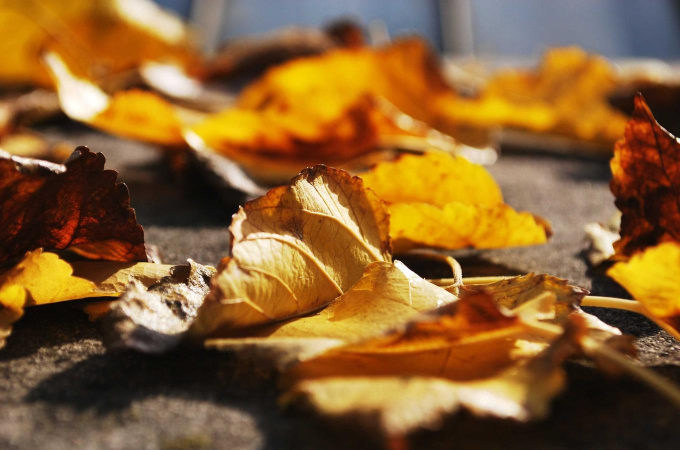
#> input picture assets/photos/animals__tiger.jpg, 1360 x 900 px (shown at 1/2 size)
$ python psd_pipeline_test.py
#> lines starting #> are read from the running program, lines starting #| are printed output that depends on the picture; after the words box and inside, x2 and y2 are one past the last pixel; in counts of white or black regions, pixels touching at a corner belong together
### scripts/make_psd.py
#!/usr/bin/env python3
"""Create layered PSD working files for hand-editing Photo Hunt photos.

Each PSD has exactly two layers, in Photopea/Photoshop:

    MARKS  - transparent layer on top. Draw a YELLOW circle around every
             area you changed. These circles are NEVER part of the game
             image; scripts/import_psd.py reads them as tap coordinates.
    photo  - the photo. Make your 5 changes here (remove / recolor / resize
             existing objects). Never draw circles on this layer.

Usage:
    python3 scripts/make_psd.py animals__dog        # one photo
    python3 scripts/make_psd.py --list              # what is missing
    python3 scripts/make_psd.py --all               # every base photo

Files land in assets/photos/psd/<base>.psd  (git-ignored, ~7 MB each).
Nothing is overwritten without --force.

Implementation note: this writes PSD v1 with zlib-compressed layer channels
and PackBits-compressed composite data, which Photopea and Photoshop both
read. Verified by parsing the result back with psd-tools.
"""

from __future__ import annotations

import argparse
import struct
import sys
import zlib
from pathlib import Path

import numpy as np
from PIL import Image

ROOT = Path(__file__).resolve().parent.parent
PHOTO_DIR = ROOT / "assets" / "photos"
PSD_DIR = PHOTO_DIR / "psd"

sys.path.insert(0, str(ROOT / "scripts"))
import prepare_manual_edits as prep  # noqa: E402

MARKS_LAYER = "MARKS"
PHOTO_LAYER = "photo"
UNICODE_NAMES = False   # keep the layer extra-data minimal; see luni_block()


# ── PackBits (RLE) encoder, used for the flattened composite ─────────────────

def packbits(data: bytes) -> bytes:
    out = bytearray()
    n = len(data)
    i = 0
    while i < n:
        run = 1
        while i + run < n and data[i + run] == data[i] and run < 128:
            run += 1
        if run >= 3:
            out.append((-(run - 1)) & 0xFF)
            out.append(data[i])
            i += run
            continue
        # literal run: stop before a 3+ repeat
        start = i
        i += 1
        while i < n and (i - start) < 128:
            if i + 2 < n and data[i] == data[i + 1] == data[i + 2]:
                break
            i += 1
        lit = data[start:i]
        out.append(len(lit) - 1)
        out.extend(lit)
    return bytes(out)


# [10 lines left out: function rle_channel, not called in this run]


def rle_composite(planes: list[np.ndarray]) -> bytes:
    """Merged-image RLE, per the PSD spec: the 2-byte row counts for EVERY row
    of EVERY channel come first, then all the compressed row data."""
    counts = bytearray()
    rows = bytearray()
    for plane in planes:
        for y in range(plane.shape[0]):
            r = packbits(plane[y].tobytes())
            counts += struct.pack(">H", len(r))
            rows += r
    return struct.pack(">H", 1) + bytes(counts) + bytes(rows)


def deflate_channel(plane: np.ndarray) -> bytes:
    """Compression 2 = ZIP without prediction. Fine for layer channels."""
    return struct.pack(">H", 2) + zlib.compress(plane.tobytes(), 6)


# ── PSD writer ──────────────────────────────────────────────────────────────

def pascal_name(name: str) -> bytes:
    raw = name.encode("ascii", "replace")[:255]
    body = bytes([len(raw)]) + raw
    pad = (-len(body)) % 4
    return body + b"\x00" * pad


# [10 lines left out: function luni_block, not called in this run]


def layer_record(name: str, rect, channels) -> bytes:
    top, left, bottom, right = rect
    rec = struct.pack(">iiii", top, left, bottom, right)
    rec += struct.pack(">H", len(channels))
    for cid, data in channels:
        rec += struct.pack(">hI", cid, len(data))
    rec += b"8BIM" + b"norm"                       # blend mode: normal
    rec += bytes([255, 0, 0, 0])                   # opacity, clipping, flags, filler
    extra = struct.pack(">I", 0)                   # no layer mask
    extra += struct.pack(">I", 0)                  # no blending ranges
    extra += pascal_name(name)
    if UNICODE_NAMES:
        extra += luni_block(name)
    rec += struct.pack(">I", len(extra)) + extra
    return rec


def write_psd(path: Path, photo: Image.Image, marks: Image.Image | None = None) -> Path:
    """Two-layer PSD: 'photo' below, 'MARKS' above (empty unless `marks` given).

    `marks` is an RGBA image on the same canvas, used when you need a PSD with
    something already on the MARKS layer (tests, or a worked example).
    """
    photo = photo.convert("RGB")
    w, h = photo.size
    A = np.asarray(photo, dtype=np.uint8)

    photo_channels = [(-1, np.full((h, w), 255, np.uint8)), (0, A[:, :, 0]), (1, A[:, :, 1]), (2, A[:, :, 2])]
    if marks is None:
        marks_channels = [(-1, np.zeros((h, w), np.uint8))] + [
            (c, np.zeros((h, w), np.uint8)) for c in (0, 1, 2)
        ]
    else:
        M = np.asarray(marks.convert("RGBA").resize((w, h)), dtype=np.uint8)
        alpha = M[:, :, 3].astype(np.uint16)
        # store straight (non-premultiplied) RGB with the alpha channel
        marks_channels = [(-1, M[:, :, 3])] + [
            (c, ((M[:, :, c].astype(np.uint16) * 255) // np.maximum(alpha, 1)).astype(np.uint8))
            for c in (0, 1, 2)
        ]

    # Layer records are stored BOTTOM FIRST: 'photo' goes in first so that
    # 'MARKS' ends up above it and is visible/editable in Photopea.
    def channels_blob(chans):
        return [(cid, deflate_channel(plane)) for cid, plane in chans]

    marks_blob = channels_blob(marks_channels)
    photo_blob = channels_blob(photo_channels)

    marks_rec = layer_record(MARKS_LAYER, (0, 0, h, w), marks_blob)
    photo_rec = layer_record(PHOTO_LAYER, (0, 0, h, w), photo_blob)
    marks_data = b"".join(d for _, d in marks_blob)
    photo_data = b"".join(d for _, d in photo_blob)

    layer_info = struct.pack(">h", 2) + photo_rec + marks_rec + photo_data + marks_data
    layer_info += b"\x00" * (-len(layer_info) % 2)   # pad to even

    out = bytearray()
    out += b"8BPS" + struct.pack(">H", 1) + b"\x00" * 6
    out += struct.pack(">HIIHH", 3, h, w, 8, 3)      # RGB, 8-bit
    out += struct.pack(">I", 0)                      # color mode data
    out += struct.pack(">I", 0)                      # image resources
    lmi = struct.pack(">I", len(layer_info)) + layer_info + struct.pack(">I", 0)  # global layer mask: empty
    out += struct.pack(">I", len(lmi)) + lmi         # layer and mask info

    # Flattened composite image data, planar and RLE (universally readable).
    out += rle_composite([A[:, :, c] for c in range(3)])
    path.parent.mkdir(parents=True, exist_ok=True)
    path.write_bytes(bytes(out))
    return path


# ── CLI ─────────────────────────────────────────────────────────────────────

# [50 lines left out: functions seed_photo, make, main, not called in this run]


# [2 lines that do not run on import are left out]

### scripts/prepare_manual_edits.py
#!/usr/bin/env python3
"""Scaffold + validate the manual Photo Hunt editing pipeline.

Photo Hunt needs, for every base photo, three files in assets/photos/:

  <base>.jpg              the untouched reference photo (never edited)
  <base>__edited.jpg      YOUR manually edited copy (seeded from the base once)
  <base>__mods.json       5 diff entries: {"type","hint","x","y","hitR"}

This script:

  1. scaffolds  <base>__edited.jpg  as a byte-copy of <base>.jpg when missing,
     so you never have to type the filename in your image editor;
  2. scaffolds  <base>__mods.json   with 5 empty slots when missing;
  3. validates  every pair and reports progress;
  4. regenerates js/photo-pairs.js with ONLY the pairs that are playable
     (edited image actually differs from the base AND the manifest has
     5 fully located diffs). Unfinished pairs never reach the game.

Safe to re-run: never overwrites an edited image or a filled-in manifest.

Usage:
    python3 scripts/prepare_manual_edits.py            # scaffold + report
    python3 scripts/prepare_manual_edits.py --status   # report only
    python3 scripts/prepare_manual_edits.py --only animals__dog
"""

from __future__ import annotations

import argparse
import hashlib
import json
import re
import shutil
import sys
from pathlib import Path

ROOT = Path(__file__).resolve().parent.parent
PHOTO_DIR = ROOT / "assets" / "photos"
PAIRS_JS = ROOT / "js" / "photo-pairs.js"
PRIORITY_JSON = PHOTO_DIR / "edit-priority.json"

BASE_RE = re.compile(r"^([a-z]+)__([a-z0-9-]+)\.jpg$")
TOTAL_DIFFS = 5
DEFAULT_HIT_R = 70

# Starting hint text per slot — edit these to describe what YOU changed.
SLOT_TEMPLATE = [
    ("object_removed", "An existing object is missing"),
    ("color_changed", "An existing object changed color"),
    ("object_resized", "An existing object is bigger or smaller"),
    ("object_moved", "An existing object moved or turned"),
    ("background_removed", "A background detail is missing"),
]


# [16 lines left out: functions sha256, base_names, not called in this run]


def manifest_path(base: str) -> Path:
    return PHOTO_DIR / f"{base}__mods.json"


def edited_path(base: str) -> Path:
#> in main, base_img is the input picture: PIL image 1360x900 RGB; mean R, G, B 136.4, 95.8, 47.7
    return PHOTO_DIR / f"{base}__edited.jpg"


# [20 lines left out: functions read_manifest, locate_diffs, not called in this run]


SEED_CANDIDATES = ["__riverflow25-normalized", "__modified", "__gemini31", "__riverflow25"]

# [166 lines left out: functions pil_size, seed_source, scaffold_edited, scaffold_manifest, scan, read_priority and 2 more, not called in this run]


# [2 lines that do not run on import are left out]

### tests/psd_pipeline_test.py
#!/usr/bin/env python3
"""Round-trip test for the manual PSD pipeline.

Simulates the user's workflow on one photo:

  1. build a PSD (photo layer + empty MARKS layer)
  2. "edit" the photo layer: 5 real changes to existing content
     (shift hue of two regions, clone-heal two objects away, resize one)
  3. "draw" 5 yellow circles on the MARKS layer at known positions
  4. run scripts/import_psd.py
  5. assert: the exported JPEG equals the edited photo layer and contains no
     circle pixels, the manifest holds 5 diffs at the circle centres within
     tolerance, and the pair became playable

Run:  .venv/bin/python tests/psd_pipeline_test.py
"""

from __future__ import annotations

import json
import subprocess
import sys
from pathlib import Path

import numpy as np
from PIL import Image, ImageDraw, ImageFilter

ROOT = Path(__file__).resolve().parent.parent
sys.path.insert(0, str(ROOT / "scripts"))

import make_psd as mk          # noqa: E402
import prepare_manual_edits as prep  # noqa: E402

TEST_BASE = "animals__tiger"
SRC_W, SRC_H = 1360, 900
CIRCLES = [(300, 220, 62), (980, 300, 58), (180, 640, 70), (760, 700, 55), (1180, 800, 66)]

fails: list[str] = []


def check(label: str, ok: bool, detail: str = ""):
    print(f"  {'PASS' if ok else 'FAIL'}  {label}" + (f" — {detail}" if detail else ""))
    if not ok:
        fails.append(label)


def make_edited(img: Image.Image) -> Image.Image:
    """Five changes to existing content, no synthetic shapes."""
    out = img.copy()
    for (cx, cy, r), kind in zip(CIRCLES, ["hue", "hue", "heal", "heal", "shrink"]):
        box = (cx - r, cy - r, cx + r, cy + r)
        region = out.crop(box)
        if kind == "hue":
            hsv = np.asarray(region.convert("HSV")).astype(np.int16)
            hsv[:, :, 0] = (hsv[:, :, 0] + 60) % 256
            patch = Image.fromarray(hsv.astype(np.uint8), "HSV").convert("RGB")
        elif kind == "heal":
            donor = out.crop((cx - r + 140, cy - r, cx + r + 140, cy + r))
            patch = donor.filter(ImageFilter.GaussianBlur(1.2))
        else:
            patch = region.resize((int(region.width * 0.7), int(region.height * 0.7)),
                                  Image.Resampling.LANCZOS)
            patch = patch.resize(region.size, Image.Resampling.LANCZOS)
        mask = Image.new("L", (2 * r, 2 * r), 0)
        ImageDraw.Draw(mask).ellipse((0, 0, 2 * r - 1, 2 * r - 1), fill=255)
        out.paste(patch, (cx - r, cy - r), mask.filter(ImageFilter.GaussianBlur(4)))
#> this loop made 5 passes
#> pass 1, in make_edited, `region = out.crop(box)`:
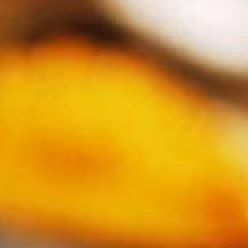
#> region: PIL image 124x124 RGB (shown 2 times larger); mean R, G, B 209.2, 146, 33.4
#> pass 1, in make_edited, `patch = Image.fromarray(hsv.astype(np.uint8), "HSV").convert("RGB")`:
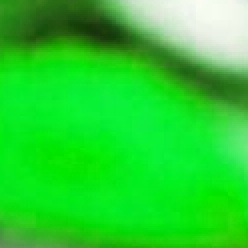
#> patch: PIL image 124x124 RGB (shown 2 times larger); mean R, G, B 39.9, 209.2, 47
#> after the loop:
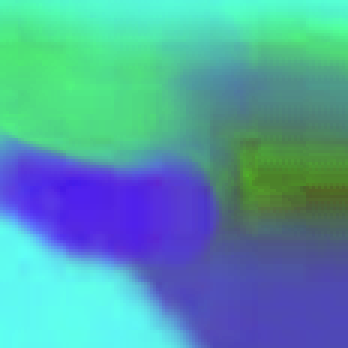
#> hsv: shape (116, 116, 3) int16 (shown 3 times larger); mean R, G, B 82.4, 155.1, 167.4
#> after the loop:
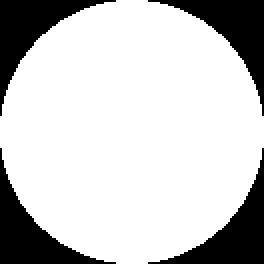
#> mask: PIL image 132x132 L (shown 2 times larger); 78.4% white; 4 black regions, box (x1, y1, x2, y2) and area: (0, 0, 58, 58) 941, (74, 0, 132, 58) 941, (0, 74, 58, 132) 941, (74, 74, 132, 132) 941
#> after the loop:
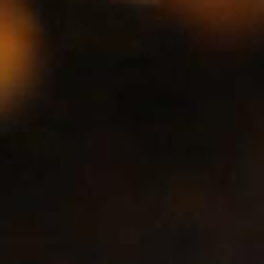
#> patch: PIL image 132x132 RGB (shown 2 times larger); mean R, G, B 25.7, 16.4, 9.7
    return out


def make_marks() -> Image.Image:
    """Yellow rings, as the user would draw them: crisp 5px stroke."""
    m = Image.new("RGBA", (SRC_W, SRC_H), (0, 0, 0, 0))
#> m: PIL image 1360x900 RGBA; every value is 0
    d = ImageDraw.Draw(m)
    for cx, cy, r in CIRCLES:
        d.ellipse((cx - r, cy - r, cx + r, cy + r), outline=(255, 232, 0, 255), width=5)
    return m


def main():
    print(f"PSD pipeline round-trip on {TEST_BASE}\n")
    psd_path = mk.PSD_DIR / f"{TEST_BASE}.psd"
    outputs = [prep.edited_path(TEST_BASE), prep.manifest_path(TEST_BASE)]
    backups = {p: (p.read_bytes() if p.exists() else None) for p in [psd_path, *outputs]}

    base_img = Image.open(mk.PHOTO_DIR / f"{TEST_BASE}.jpg").convert("RGB")
    edited = make_edited(base_img)
    mk.write_psd(psd_path, edited, marks=make_marks())
#> in write_psd, `w, h = photo.size`: w = 1360; h = 900
#> in write_psd, `M = np.asarray(marks.convert("RGBA").resize((w, h)), dtype=np.uint8)`:
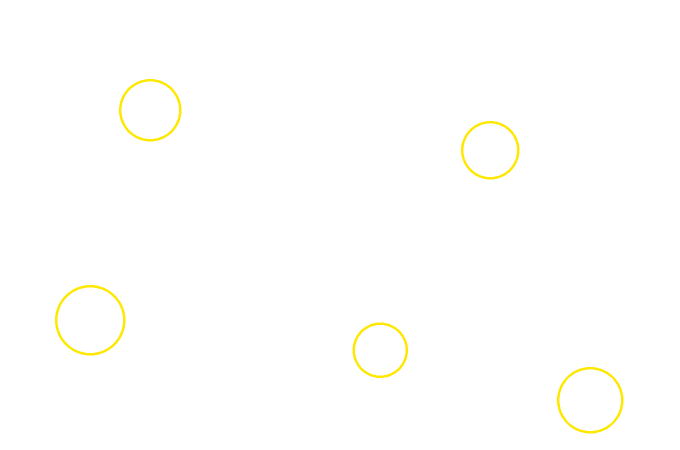
#> M: shape (900, 1360, 4) (shown at 1/2 size); mean R, G, B, A 1.9, 1.8, 0, 1.9; transparent parts drawn white
#> in write_psd, `alpha = M[:, :, 3].astype(np.uint16)`:
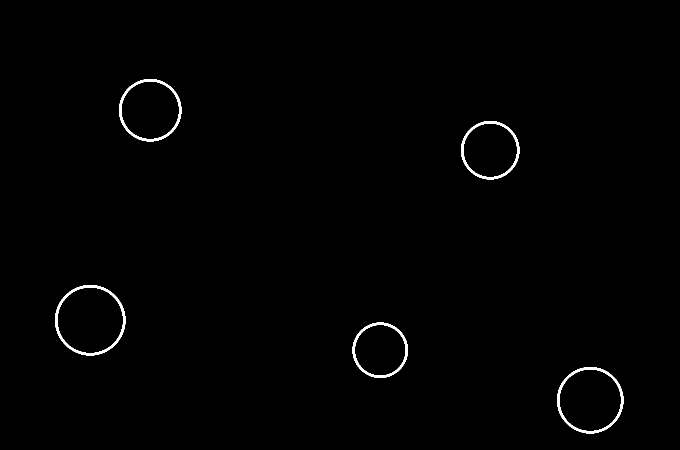
#> alpha: shape (900, 1360) uint16 (shown at 1/2 size); 0.76% white; 5 white regions, box (x1, y1, x2, y2) and area: (110, 570, 251, 711) 2104, (1114, 734, 1247, 867) 1960, (238, 158, 363, 283) 1852, (922, 242, 1039, 359) 1724, (705, 645, 816, 756) 1628
#> in write_psd, `marks_channels = [(-1, M[:, :, 3])] + [ (c, ((M[:, :, c].astype(np.uin..`: marks_channels = 4 items
#> the loop in layer_record, `for cid, data in channels:` made 4 passes
#> the loop in layer_record (call 2), `for cid, data in channels:` made 4 passes
#> the loop in rle_composite, `for plane in planes:` made 3 passes
    check("PSD written", psd_path.exists(), f"{psd_path.stat().st_size/1e6:.1f} MB")

    r = subprocess.run([sys.executable, str(ROOT / "scripts" / "import_psd.py"), TEST_BASE],
                       capture_output=True, text=True)
    print(r.stdout.rstrip() or r.stderr.rstrip())
    check("import_psd exits clean", r.returncode == 0, r.stderr.strip()[:120])

    exported = Image.open(prep.edited_path(TEST_BASE)).convert("RGB")
    # JPEG is lossy: allow small per-pixel error, but the structure must match.
    d = np.abs(np.asarray(exported, dtype=np.int16) - np.asarray(edited, dtype=np.int16))
    check("exported JPEG matches the edited photo layer", float(d.mean()) < 2.5,
          f"mean delta {d.mean():.2f}, max {int(d.max())}")

    src = np.asarray(base_img, dtype=np.int16)
    p = np.asarray(exported, dtype=np.int16)
    stroke = np.array([255, 232, 0], dtype=np.int16)

    def yellowness(a):
        return (a[:, :, 0] + a[:, :, 1]) / 2 - a[:, :, 2]

    # A leaked ring would show up as stroke-coloured pixels that are more yellow
    # than the source. Ordinary edits can shift colour, so require both.
    near_stroke = np.abs(p - stroke).max(axis=2) <= 20
    leaked = int((near_stroke & ((yellowness(p) - yellowness(src)) > 70)).sum())
    check("no yellow circle pixels leaked into the game image", leaked == 0, f"{leaked} px")

    mods = json.loads(prep.manifest_path(TEST_BASE).read_text())
    check("manifest has 5 diffs", len(mods) == 5, f"{len(mods)}")

    tol = 14
    for i, ((cx, cy, cr), m) in enumerate(zip(CIRCLES, mods), 1):
        dx, dy = abs(m["x"] - cx), abs(m["y"] - cy)
        check(f"diff {i} centre matches the circle ({cx},{cy})", dx <= tol and dy <= tol,
              f"got ({m['x']},{m['y']}) off by ({dx},{dy})")
        check(f"diff {i} hit radius sane for r={cr}", 45 <= m["hitR"] <= 170, f"hitR={m['hitR']}")

    rows = prep.scan()
    row = next(x for x in rows if x["base"] == TEST_BASE)
    check("pair is playable in the index", row["ready"], json.dumps(row))

    pairs_js = (ROOT / "js" / "photo-pairs.js").read_text()
    check("js/photo-pairs.js lists the new pair", TEST_BASE in pairs_js)

    # leave the repo exactly as we found it
    for p, data in backups.items():
        if data is None:
            p.unlink(missing_ok=True)
        else:
            p.write_bytes(data)
    subprocess.run([sys.executable, str(ROOT / "scripts" / "prepare_manual_edits.py"), "--status"],
                   capture_output=True)
    prep.write_pairs_js(prep.scan())

    print(f"\n{'ALL PASSING' if not fails else str(len(fails)) + ' FAILURE(S): ' + '; '.join(fails)}")
    return 1 if fails else 0


if __name__ == "__main__":
    sys.exit(main())
#> (the call stopped at in main, `r = subprocess.run([sys.executable, str(ROOT / "scripts" / "import_psd..`: subprocess is not available in this run)

$ run again, with assets/photos/abstract__pattern.jpg copied over assets/photos/animals__tiger.jpg
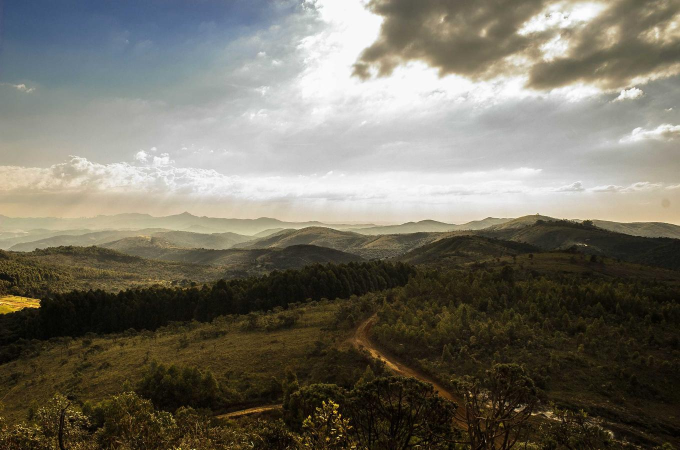
#> input picture assets/photos/abstract__pattern.jpg, 1360 x 900 px (shown at 1/2 size)
#> in main, base_img is the input picture: PIL image 1360x900 RGB; mean R, G, B 116.6, 112.8, 100.6
#> after the loop in make_edited, `for (cx, cy, r), kind in zip(CIRCLES, ["hue", "hue", "heal", "heal", "..`:
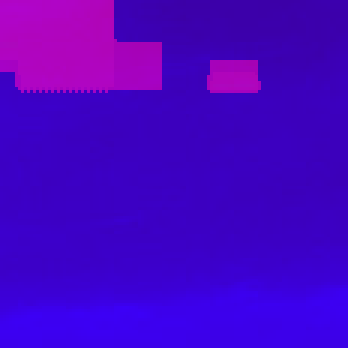
#> hsv: shape (116, 116, 3) int16 (shown 3 times larger); mean R, G, B 73.2, 0.5, 199.1
#> after the loop in make_edited, `for (cx, cy, r), kind in zip(CIRCLES, ["hue", "hue", "heal", "heal", "..`:
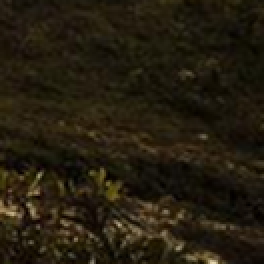
#> patch: PIL image 132x132 RGB (shown 2 times larger); mean R, G, B 36.5, 29.4, 14.9
#> m: PIL image 1360x900 RGBA; every value is 0
#> w = 1360; h = 900
#> alpha: shape (900, 1360) uint16; 0.76% white; 5 white regions, box (x1, y1, x2, y2) and area: (110, 570, 251, 711) 2104, (1114, 734, 1247, 867) 1960, (238, 158, 363, 283) 1852, (922, 242, 1039, 359) 1724, (705, 645, 816, 756) 1628
#> marks_channels = 4 items
#> the loop in layer_record, `for cid, data in channels:` made 4 passes
#> the loop in layer_record (call 2), `for cid, data in channels:` made 4 passes
#> the loop in rle_composite, `for plane in planes:` made 3 passes
